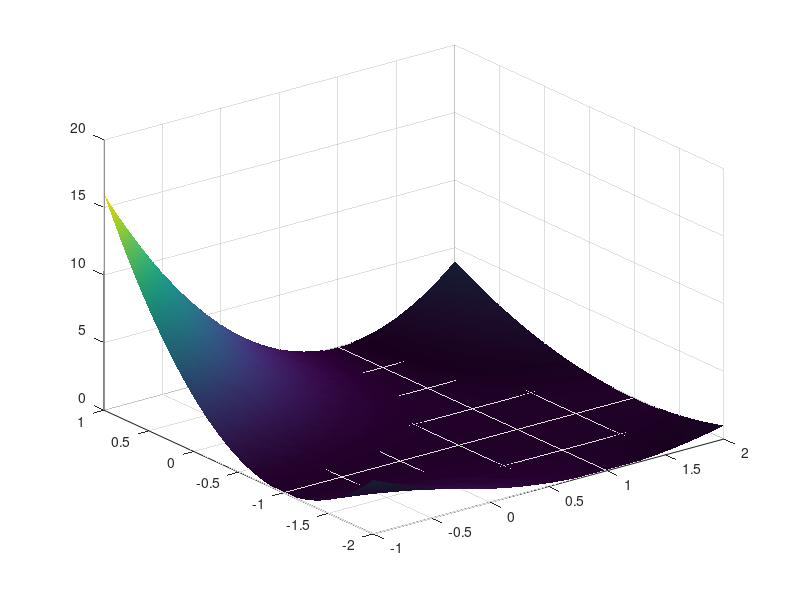

Recreate this plot in MATLAB. (Note: this script raises an error after producing the figure.)
%% Uebung 2 zu Kapitel 5: 2D-Funktion 

E = @(w) (w(1)-1).^2 .* (w(2)+1).^2; 

[X,Y] = meshgrid(linspace(-1, 2, 50), ...
   linspace(-2, 1, 50));
Z = zeros(numel(X), 1);
for n = 1:numel(X)
   Z(n) = E([X(n), Y(n)]);
end
Z = reshape(Z, size(X));
surf(X,Y,Z);
shading interp;  light, lighting gouraud, material dull
alpha(0.8)
hold on;
contour3(X,Y,Z, 20, 'k:');
contour(X,Y,Z, 20);
xlabel('w1'), ylabel('w2'), title('E(w1, w2)');
zlim([-1,4]);

%% Anfangspunkt des Gradientenabstiegs
w0 = [0;0];
plot3(w0(1), w0(2), E(w0), 'xg');
hold off; 

%% Anwenden Gradientenabstieg
nIts = 20; 
